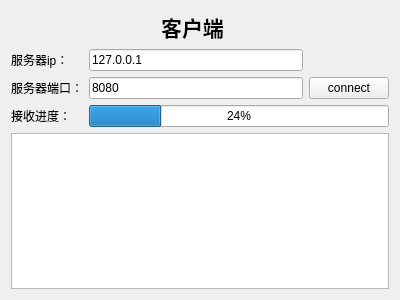
<?xml version="1.0" encoding="UTF-8"?>
<ui version="4.0">
 <class>ClientFileTcp</class>
 <widget class="QWidget" name="ClientFileTcp">
  <property name="geometry">
   <rect>
    <x>0</x>
    <y>0</y>
    <width>400</width>
    <height>300</height>
   </rect>
  </property>
  <property name="windowTitle">
   <string>Form</string>
  </property>
  <layout class="QGridLayout" name="gridLayout">
   <item row="0" column="0" colspan="2">
    <spacer name="horizontalSpacer">
     <property name="orientation">
      <enum>Qt::Horizontal</enum>
     </property>
     <property name="sizeHint" stdset="0">
      <size>
       <width>136</width>
       <height>20</height>
      </size>
     </property>
    </spacer>
   </item>
   <item row="0" column="2">
    <widget class="QLabel" name="label_3">
     <property name="font">
      <font>
       <family>Algerian</family>
       <pointsize>16</pointsize>
       <weight>75</weight>
       <bold>true</bold>
      </font>
     </property>
     <property name="text">
      <string>客户端</string>
     </property>
     <property name="alignment">
      <set>Qt::AlignCenter</set>
     </property>
    </widget>
   </item>
   <item row="0" column="3" colspan="2">
    <spacer name="horizontalSpacer_2">
     <property name="orientation">
      <enum>Qt::Horizontal</enum>
     </property>
     <property name="sizeHint" stdset="0">
      <size>
       <width>158</width>
       <height>20</height>
      </size>
     </property>
    </spacer>
   </item>
   <item row="1" column="0">
    <widget class="QLabel" name="label">
     <property name="text">
      <string>服务器ip：</string>
     </property>
    </widget>
   </item>
   <item row="1" column="1" colspan="3">
    <widget class="QLineEdit" name="lineEditIP">
     <property name="text">
      <string>127.0.0.1</string>
     </property>
    </widget>
   </item>
   <item row="2" column="0">
    <widget class="QLabel" name="label_2">
     <property name="text">
      <string>服务器端口：</string>
     </property>
    </widget>
   </item>
   <item row="2" column="1" colspan="3">
    <widget class="QLineEdit" name="lineEditPort">
     <property name="text">
      <string>8080</string>
     </property>
    </widget>
   </item>
   <item row="2" column="4">
    <widget class="QPushButton" name="buttonConnect">
     <property name="text">
      <string>connect</string>
     </property>
    </widget>
   </item>
   <item row="3" column="0">
    <widget class="QLabel" name="label_4">
     <property name="text">
      <string>接收进度：</string>
     </property>
    </widget>
   </item>
   <item row="3" column="1" colspan="4">
    <widget class="QProgressBar" name="progressBar">
     <property name="value">
      <number>24</number>
     </property>
    </widget>
   </item>
   <item row="4" column="0" colspan="5">
    <widget class="QTextEdit" name="textEdit"/>
   </item>
  </layout>
 </widget>
 <resources/>
 <connections/>
</ui>
